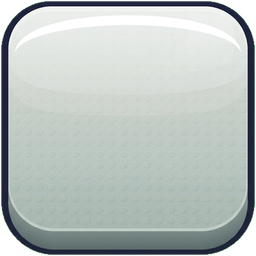
#> input picture forja-rapida/arte/gui/listas/Baldosa.png, 256 x 256 px, given in place of BotonVerde.png, which was not available
$ python gui.py
#> lines starting #> are read from the running program, lines starting #| are printed output that depends on the picture; after the words box and inside, x2 and y2 are one past the last pixel; in counts of white or black regions, pixels touching at a corner belong together; pictures that were not available may be replaced by others from this repository, and a replacement may not be noted
"""Kit de interfaz de Forja Rápida a partir de las piezas de ForgeGUI.

Toma los botones originales de ForgeGUI (arte/gui/original), les saca los restos de fondo (el
borde violeta o verde que deja el recorte), los recorta al borde oscuro y los achica a 160 px de
alto. De esos mismos botones salen los colores que faltan (violeta, rosa, naranja, cian, gris),
el blanco para teñir desde el código y el oscuro de las ventanas y barras. Escribe:

  arte/gui/listas/<Pieza>.png     lo que se sube a Roblox
  arte/gui/listas/medidas.json    ancho, alto y corte 9-slice de cada una (va a GameConfig.Gui)
  arte/gui/kit.png                hoja para mirar todo junto

Uso (desde la raíz del repositorio):  python3 forja-rapida/arte/scripts/gui.py
Necesita Pillow, NumPy y SciPy.
"""

import colorsys
import json
import os

import numpy as np
from PIL import Image, ImageDraw, ImageFilter
from scipy import ndimage

RAIZ = os.path.join(os.path.dirname(__file__), "..")
ORIGINAL = os.path.join(RAIZ, "gui", "original")
LISTAS = os.path.join(RAIZ, "gui", "listas")
ALTO = 160


def limpiar(ruta):
    """Devuelve (imagen RGBA recortada, máscara del borde oscuro)."""
    a = np.array(Image.open(ruta).convert("RGBA")).astype(np.int32)
    r, g, b, al = a[..., 0], a[..., 1], a[..., 2], a[..., 3]
    borde = (al > 128) & (np.maximum(np.maximum(r, g), b) < 90) & (b >= r - 5)
    # lo de afuera = lo que no es borde y toca el límite de la imagen
    etiquetas, _ = ndimage.label(~borde)
    afuera_ids = set(np.unique(np.concatenate([etiquetas[0], etiquetas[-1], etiquetas[:, 0], etiquetas[:, -1]])))
    afuera = np.isin(etiquetas, list(afuera_ids))
    forma = ~afuera
    ys, xs = np.where(forma)
    y0, y1, x0, x1 = ys.min() - 2, ys.max() + 3, xs.min() - 2, xs.max() + 3
    alfa = Image.fromarray((forma * 255).astype(np.uint8)).filter(ImageFilter.GaussianBlur(1.0))
    rgba = a.astype(np.uint8).copy()
    rgba[..., 3] = np.minimum(np.array(alfa), 255)
    img = Image.fromarray(rgba).crop((x0, y0, x1, y1))
    mborde = Image.fromarray((borde * 255).astype(np.uint8)).crop((x0, y0, x1, y1))
    ancho = round(img.width * ALTO / img.height)
    return img.resize((ancho, ALTO), Image.LANCZOS), mborde.resize((ancho, ALTO), Image.LANCZOS)


def recolorear(img, borde, funcion):
    """Aplica funcion(h, s, v) -> (h, s, v) a todo lo que no es el borde oscuro."""
    a = np.array(img).astype(np.float64) / 255
    proteger = np.array(borde) > 100
    salida = a.copy()
    alto, ancho = a.shape[:2]
    for y in range(alto):
        for x in range(ancho):
            if a[y, x, 3] == 0 or proteger[y, x]:
                continue
            h, s, v = colorsys.rgb_to_hsv(*a[y, x, :3])
            salida[y, x, :3] = colorsys.hsv_to_rgb(*funcion(h, s, v))
    return Image.fromarray((np.clip(salida, 0, 1) * 255).astype(np.uint8))


def girar(dh, ds=1.0, dv=1.0, dvmas=0.0):
    return lambda h, s, v: ((h + dh) % 1, min(1, s * ds), min(1, v * dv + dvmas))


def blanco(h, s, v):
    return (h, 0, 0.8 + 0.2 * v)


def gris(h, s, v):
    return (0.6, 0.08, 0.55 + 0.4 * v)


def oscuro(h, s, v):
    return (0.65, 0.45, 0.2 + 0.28 * v)


def medidas(img, escala=None):
    w, h = img.size
    corte = [round(0.32 * h), round(0.4 * h), w - round(0.32 * h), h - round(0.4 * h)]
    m = {"Ancho": w, "Alto": h, "Corte": corte}
    if escala:
        m["Escala"] = escala
    return m


def nueve(img, corte, ancho, alto, escala):
    """Imita el 9-slice de Roblox: las esquinas quedan del tamaño de la imagen x escala."""
    x0, y0, x1, y1 = corte
    w, h = img.size
    cx = [0, x0, x1, w]
    cy = [0, y0, y1, h]
    dx = [0, round(x0 * escala), ancho - round((w - x1) * escala), ancho]
    dy = [0, round(y0 * escala), alto - round((h - y1) * escala), alto]
    salida = Image.new("RGBA", (ancho, alto), (0, 0, 0, 0))
    for i in range(3):
        for j in range(3):
            trozo = img.crop((cx[i], cy[j], cx[i + 1], cy[j + 1]))
            tw, th = dx[i + 1] - dx[i], dy[j + 1] - dy[j]
            if tw > 0 and th > 0:
                salida.alpha_composite(trozo.resize((tw, th), Image.LANCZOS), (dx[i], dy[j]))
    return salida


def tenir(img, arriba, abajo):
    """Multiplica la pieza blanca por un degradé (como UIGradient en Roblox)."""
    a = np.array(img).astype(np.float64)
    alto = a.shape[0]
    c1, c2 = np.array(arriba, dtype=np.float64), np.array(abajo, dtype=np.float64)
    for y in range(alto):
        t = y / max(1, alto - 1)
        a[y, :, :3] *= (c1 * (1 - t) + c2 * t) / 255
    return Image.fromarray(a.clip(0, 255).astype(np.uint8))


def vista_previa(piezas, m):
    hoja = Image.new("RGBA", (1280, 720), (85, 184, 255, 255))
    d = ImageDraw.Draw(hoja)
    d.rectangle((0, 340, 1280, 720), fill=(110, 205, 70, 255))
    # ventana
    p = piezas["PanelOscuro"]
    hoja.alpha_composite(nueve(p, m["PanelOscuro"]["Corte"], 620, 400, 0.6), (330, 160))
    cab = tenir(piezas["BotonBlanco"], (255, 158, 216), (224, 48, 143))
    hoja.alpha_composite(nueve(cab, m["BotonBlanco"]["Corte"], 604, 90, 90 / 160), (338, 168))
    # baldosas teñidas
    for i, (c1, c2) in enumerate([((227, 232, 242), (141, 147, 156)), ((143, 211, 255), (22, 115, 224)), ((217, 168, 255), (122, 47, 224)), ((255, 228, 92), (232, 137, 12)), ((255, 158, 216), (155, 77, 255))]):
        t = tenir(piezas["BotonBlanco"], c1, c2)
        hoja.alpha_composite(nueve(t, m["BotonBlanco"]["Corte"], 100, 120, 0.42), (360 + i * 112, 290))
    # barra
    fondo = nueve(p, m["PanelOscuro"]["Corte"], 460, 44, 44 / 160)
    hoja.alpha_composite(fondo, (360, 440))
    relleno = tenir(piezas["BotonBlanco"], (255, 138, 148), (214, 40, 57))
    hoja.alpha_composite(nueve(relleno, m["BotonBlanco"]["Corte"], 280, 38, 38 / 160), (363, 443))
    # botones de colores, a la izquierda (cuadrados) y abajo (anchos)
    colores = ["BotonVerde", "BotonNaranja", "BotonRosa", "BotonVioleta", "BotonAmarillo", "BotonAzul"]
    for i, n in enumerate(colores):
        x, y = 16 + (i % 2) * 106, 150 + (i // 2) * 106
        hoja.alpha_composite(nueve(piezas[n], m[n]["Corte"], 96, 96, 96 / 160), (x, y))
    for i, n in enumerate(["BotonVerde", "BotonAmarillo", "BotonAzul", "BotonRojo", "BotonVioleta", "BotonRosa", "BotonNaranja", "BotonCian", "BotonGris"]):
        x, y = 16 + (i % 5) * 250, 560 + (i // 5) * 74
        hoja.alpha_composite(nueve(piezas[n], m[n]["Corte"], 230, 64, 64 / 160), (x, y))
    # píldoras del HUD
    for i, (c1, c2) in enumerate([((255, 228, 92), (245, 158, 0)), ((140, 255, 90), (31, 163, 58)), ((255, 122, 134), (209, 31, 58))]):
        t = tenir(piezas["BotonBlanco"], c1, c2)
        hoja.alpha_composite(nueve(t, m["BotonBlanco"]["Corte"], 230, 56, 56 / 160), (1030, 16 + i * 66))
    return hoja


def main():
    os.makedirs(LISTAS, exist_ok=True)
    base = {n: limpiar(os.path.join(ORIGINAL, n + ".png")) for n in ["BotonVerde", "BotonAmarillo", "BotonAzul", "BotonRojo"]}
#> in limpiar, `r, g, b, al = a[..., 0], a[..., 1], a[..., 2], a[..., 3]`: al: shape (256, 256) int32; 154 distinct labels, from 0 to 255
#> in limpiar, `borde = (al > 128) & (np.maximum(np.maximum(r, g), b) < 90) & (b >= r ..`:
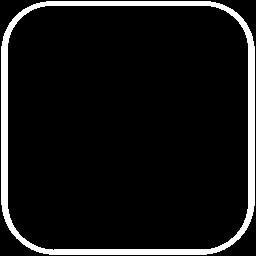
#> borde: shape (256, 256) bool; 8.4% white; 1 white region, box (x1, y1, x2, y2) and area: (1, 1, 255, 255) 5504
#> in limpiar, `etiquetas, _ = ndimage.label(~borde)`:
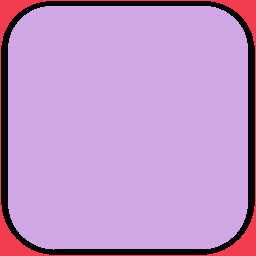
#> etiquetas: shape (256, 256) int32; 3 distinct labels, from 0 to 2; one colour per label, 0 black
#> in limpiar, `afuera_ids = set(np.unique(np.concatenate([etiquetas[0], etiquetas[-1]..`: afuera_ids = 1 item
#> in limpiar, `afuera = np.isin(etiquetas, list(afuera_ids))`: afuera: shape (256, 256) bool; 5.2% white; 1 white region, box (x1, y1, x2, y2) and area: (0, 0, 256, 256) 3410
#> in limpiar, `y0, y1, x0, x1 = ys.min() - 2, ys.max() + 3, xs.min() - 2, xs.max() + 3`: y0 = -1; y1 = 257; x0 = -1; x1 = 257
#> in limpiar, rgba is the input picture: shape (256, 256, 4); mean R, G, B, A 170.8, 181.4, 176.6, 241
#> in limpiar, `rgba[..., 3] = np.minimum(np.array(alfa), 255)`: rgba: shape (256, 256, 4); 6.1% of pixels changed, all inside (x1, y1, x2, y2) = (0, 0, 256, 256)
#> in limpiar, `mborde = Image.fromarray((borde * 255).astype(np.uint8)).crop((x0, y0,..`: mborde: PIL image 258x258 L; 8.3% white; 1 white region, box (x1, y1, x2, y2) and area: (2, 2, 256, 256) 5504
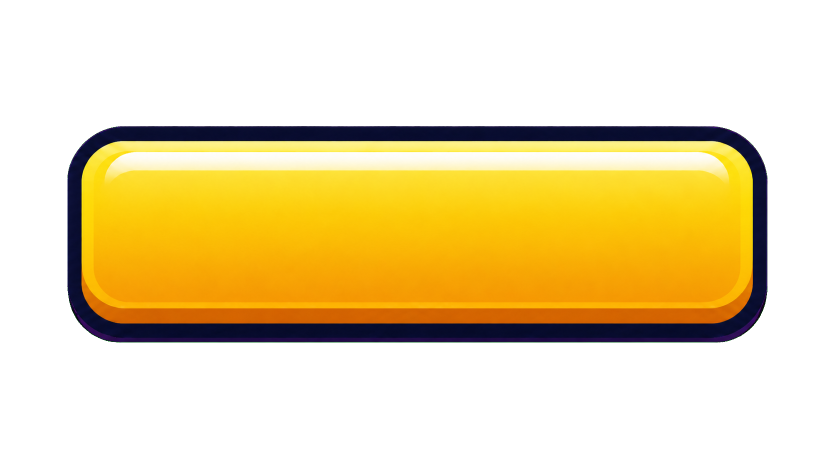
#> input picture forja-rapida/arte/gui/original/BotonAmarillo.png, 1660 x 947 px (shown at 1/2 size)
#> in limpiar (call 2), `r, g, b, al = a[..., 0], a[..., 1], a[..., 2], a[..., 3]`: r: shape (947, 1660) int32; 254 distinct labels, from 0 to 255
#> in limpiar (call 2), `r, g, b, al = a[..., 0], a[..., 1], a[..., 2], a[..., 3]`: g: shape (947, 1660) int32; 256 distinct labels, from 0 to 255
#> in limpiar (call 2), `r, g, b, al = a[..., 0], a[..., 1], a[..., 2], a[..., 3]`: b: shape (947, 1660) int32; 256 distinct labels, from 0 to 255
#> in limpiar (call 2), `r, g, b, al = a[..., 0], a[..., 1], a[..., 2], a[..., 3]`: al: shape (947, 1660) int32; 204 distinct labels, from 0 to 255
#> in limpiar (call 2), `borde = (al > 128) & (np.maximum(np.maximum(r, g), b) < 90) & (b >= r ..`: borde: shape (947, 1660) bool; 6.9% white; 19 white regions (18 under 20 px), largest, box (x1, y1, x2, y2) and area: (135, 252, 1535, 685) 108447
#> in limpiar (call 2), `etiquetas, _ = ndimage.label(~borde)`: etiquetas: shape (947, 1660) int32; 106 distinct labels, from 0 to 105
#> in limpiar (call 2), `afuera = np.isin(etiquetas, list(afuera_ids))`: afuera: shape (947, 1660) bool; 62.3% white; 19 black regions (18 under 20 px), largest, box (x1, y1, x2, y2) and area: (135, 252, 1535, 685) 593284
#> in limpiar (call 2), `y0, y1, x0, x1 = ys.min() - 2, ys.max() + 3, xs.min() - 2, xs.max() + 3`: y0 = 250; y1 = 687; x0 = 133; x1 = 1537
#> in limpiar, rgba is the input picture: shape (947, 1660, 4); mean R, G, B, A 77, 59.7, 15, 96.6
#> in limpiar (call 2), `rgba[..., 3] = np.minimum(np.array(alfa), 255)`: rgba: shape (947, 1660, 4); 1.34% of pixels changed, all inside (x1, y1, x2, y2) = (132, 249, 1538, 688)
#> in limpiar (call 2), `mborde = Image.fromarray((borde * 255).astype(np.uint8)).crop((x0, y0,..`: mborde: PIL image 1404x437 L; 17.7% white; 19 white regions (18 under 20 px), largest, box (x1, y1, x2, y2) and area: (2, 2, 1402, 435) 108447
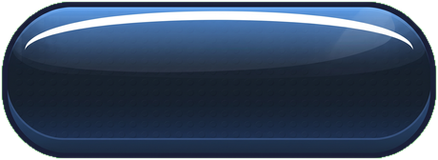
#> input picture forja-rapida/arte/gui/listas/BarraFondo.png, 438 x 160 px, given in place of BotonAzul.png, which was not available
#> in limpiar (call 3), `r, g, b, al = a[..., 0], a[..., 1], a[..., 2], a[..., 3]`:
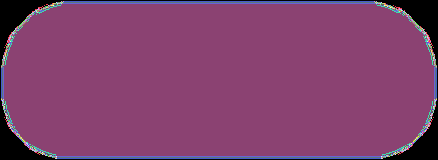
#> al: shape (160, 438) int32; 176 distinct labels, from 0 to 255; one colour per label, 0 black
#> in limpiar (call 3), `borde = (al > 128) & (np.maximum(np.maximum(r, g), b) < 90) & (b >= r ..`: borde: shape (160, 438) bool; 63.1% white; 4 black regions (1 under 20 px), largest, box (x1, y1, x2, y2) and area: (13, 7, 425, 60) 18244, (0, 0, 438, 160) 6406, (8, 95, 430, 140) 1185
#> in limpiar (call 3), `etiquetas, _ = ndimage.label(~borde)`: etiquetas: shape (160, 438) int32; 10 distinct labels, from 0 to 9
#> in limpiar (call 3), `afuera = np.isin(etiquetas, list(afuera_ids))`:
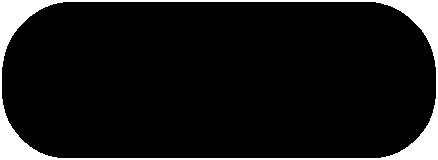
#> afuera: shape (160, 438) bool; 9.1% white; 1 white region, box (x1, y1, x2, y2) and area: (0, 0, 438, 160) 6406
#> in limpiar (call 3), `y0, y1, x0, x1 = ys.min() - 2, ys.max() + 3, xs.min() - 2, xs.max() + 3`: y0 = 0; y1 = 160; x0 = 0; x1 = 438
#> in limpiar, rgba is the input picture: shape (160, 438, 4); mean R, G, B, A 43.7, 61.8, 83.1, 232.1
#> in limpiar (call 3), `rgba[..., 3] = np.minimum(np.array(alfa), 255)`: rgba: shape (160, 438, 4); 7.83% of pixels changed, all inside (x1, y1, x2, y2) = (0, 0, 438, 160)
    piezas = {n: img for n, (img, _) in base.items()}
#> piezas = 4 items
    azul, bazul = base["BotonAzul"]
    rojo, brojo = base["BotonRojo"]
    amarillo, bamarillo = base["BotonAmarillo"]
    piezas["BotonVioleta"] = recolorear(azul, bazul, girar(0.17, 0.9))
    piezas["BotonCian"] = recolorear(azul, bazul, girar(-0.06, 0.85, 1.0, 0.05))
#> after the loop in recolorear (call 2), `for y in range(alto):`:
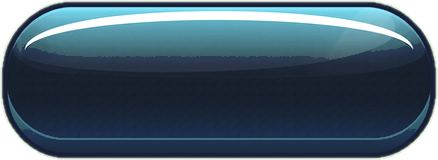
#> salida: shape (160, 438, 4) float64; mean R, G, B, A 0.193, 0.284, 0.339, 0.909; transparent parts drawn white
    piezas["BotonRosa"] = recolorear(rojo, brojo, girar(-0.07, 0.75, 1.0, 0.08))
    piezas["BotonNaranja"] = recolorear(amarillo, bamarillo, girar(-0.045, 1.0))
    piezas["BotonGris"] = recolorear(azul, bazul, gris)
    piezas["BotonBlanco"] = recolorear(azul, bazul, blanco)
    piezas["PanelOscuro"] = recolorear(azul, bazul, oscuro)
    todas = {}
    for n, img in piezas.items():
        img.save(os.path.join(LISTAS, n + ".png"))
        todas[n] = medidas(img)
#> this loop made 11 passes
#> (n, w in medidas) on passes 1 to 8: ('BotonVerde', 160), ('BotonAmarillo', 514), ('BotonAzul', 438), ('BotonRojo', 438), ('BotonVioleta', 438), ('BotonCian', 438), ('BotonRosa', 438), ('BotonNaranja', 514)
#> after the loop, todas = 11 items
    with open(os.path.join(LISTAS, "medidas.json"), "w", encoding="utf-8") as f:
        json.dump(todas, f, indent=1)
    hoja = vista_previa(piezas, todas)
    hoja.save(os.path.join(RAIZ, "gui", "kit.png"))
    print("listo", len(piezas), "piezas")
#| listo 11 piezas


if __name__ == "__main__":
    main()
